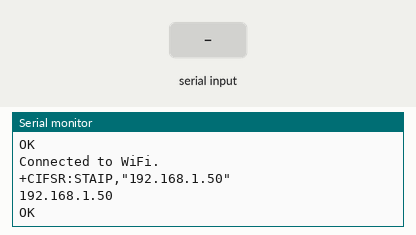
Recording of a sketch running on a simulated Arduino Mega 2560, built with avr-gcc and run on an emulated ATmega2560. Shown: the last lines printed to the serial monitor. The test bench sets the inputs (shaded band). The modem accepts every AT command (registered, SIM ready, sends succeed) and sends nothing else.

Above: at 13.2 s.
13.3 s: "1\n" received over the second serial link
15.5 s: "0\n" received over the second serial link
At 16.1 s:
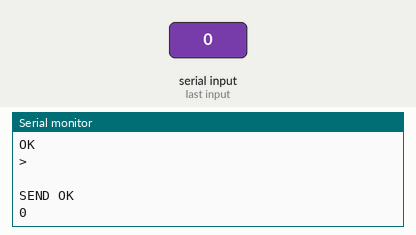
17.0 s: "2\n" received over the second serial link
At 18.5 s:
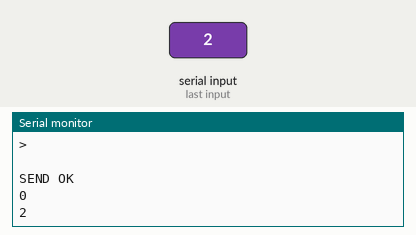
Timing chart, 0 to 20.0 s (numbered marks = the images above; inputs shaded):
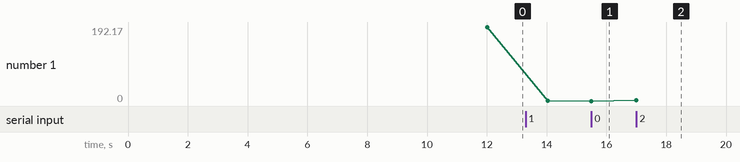

The sketch:

new_wifi.ino
```cpp
#define SSID        "Nabilla"
#define PASS        "jaimelepain" // My luggage has the same combination!
#define DEST_HOST   "retro.hackaday.com"
#define DEST_IP     "192.168.0.103"
#define DEST_PORT   "3000"
#define TIMEOUT     5000 // mS
#define CONTINUE    false
#define HALT        true

// #define ECHO_COMMANDS // Un-comment to echo AT+ commands to serial monitor

// Print error message and loop stop.
void errorHalt(String msg)
{
  Serial.println(msg);
  Serial.println("HALT");
  while(true){};
}

// Read characters from WiFi module and echo to serial until keyword occurs or timeout.
boolean echoFind(String keyword)
{
  byte current_char   = 0;
  byte keyword_length = keyword.length();

  // Fail if the target string has not been sent by deadline.
  long deadline = millis() + TIMEOUT;
  while(millis() < deadline)
  {
    if (Serial1.available())
    {
      char ch = Serial1.read();
      Serial.write(ch);
      if (ch == keyword[current_char])
        if (++current_char == keyword_length)
        {
          Serial.println();
          return true;
        }
    }
  }
  return false;  // Timed out
}

// Read and echo all available module output.
// (Used when we're indifferent to "OK" vs. "no change" responses or to get around firmware bugs.)
void echoFlush()
  {while(Serial1.available()) Serial.write(Serial1.read());}

// Echo module output until 3 newlines encountered.
// (Used when we're indifferent to "OK" vs. "no change" responses.)
void echoSkip()
{
  echoFind("\n");        // Search for nl at end of command echo
  echoFind("\n");        // Search for 2nd nl at end of response.
  echoFind("\n");        // Search for 3rd nl at end of blank line.
}

// Send a command to the module and wait for acknowledgement string
// (or flush module output if no ack specified).
// Echoes all data received to the serial monitor.
boolean echoCommand(String cmd, String ack, boolean halt_on_fail)
{
  Serial1.println(cmd);
  #ifdef ECHO_COMMANDS
    Serial.print("--"); Serial.println(cmd);
  #endif

  // If no ack response specified, skip all available module output.
  if (ack == "")
    echoSkip();
  else
    // Otherwise wait for ack.
    if (!echoFind(ack))          // timed out waiting for ack string
      if (halt_on_fail)
        errorHalt(cmd+" failed");// Critical failure halt.
      else
        return false;            // Let the caller handle it.
  return true;                   // ack blank or ack found
}

// Connect to the specified wireless network.
boolean connectWiFi()
{
  String cmd = "AT+CWJAP=\""; cmd += SSID; cmd += "\",\""; cmd += PASS; cmd += "\"";
  if (echoCommand(cmd, "OK", CONTINUE)) // Join Access Point
  {
    Serial.println("Connected to WiFi.");
    return true;
  }
  else
  {
    Serial.println("Connection to WiFi failed.");
    return false;
  }
}

// ******** SETUP ********
void setup()
{
  Serial.begin(115200);         // Communication with PC monitor via USB
  Serial1.begin(115200);        // Communication with ESP8266 via 5V/3.3V level shifter

  Serial1.setTimeout(TIMEOUT);
  Serial.println("ESP8266 Demo");

  delay(2000);

  echoCommand("AT+RST", "ready", HALT);    // Reset & test if the module is ready
  Serial.println("Module is ready.");
  echoCommand("AT+GMR", "OK", CONTINUE);   // Retrieves the firmware ID (version number) of the module.
  echoCommand("AT+CWMODE?","OK", CONTINUE);// Get module access mode.

  // echoCommand("AT+CWLAP", "OK", CONTINUE); // List available access points - DOESN't WORK FOR ME

  echoCommand("AT+CWMODE=1", "", HALT);    // Station mode
  echoCommand("AT+CIPMUX=1", "", HALT);    // Allow multiple connections (we'll only use the first).

  //connect to the wifi
  boolean connection_established = false;
  for(int i=0;i<5;i++)
  {
    if(connectWiFi())
    {
      connection_established = true;
      break;
    }
  }
  if (!connection_established) errorHalt("Connection failed");
  delay(5000);
  echoCommand("AT+CIFSR", "", HALT);         // Echo IP address. (Firmware bug - should return "OK".)
}

void loop()
{
  // Establish TCP connection
  String cmd = "AT+CIPSTART=0,\"TCP\",\"";
  cmd += DEST_IP;
  cmd += "\",";
  cmd += DEST_PORT;

  if (!echoCommand(cmd, "OK", CONTINUE)) return;
  delay(2000);

  // Get connection status
  if (!echoCommand("AT+CIPSTATUS", "OK", CONTINUE)) return;

  // Build HTTP request.
/*
  cmd = "GET /api/order/ HTTP/1.1\r\nHost: ";
  cmd += DEST_IP;
  cmd += ":";
  cmd += DEST_PORT;
  cmd += "\rContent-Type: application/json\r";
  cmd += "Cache-Control: no-cache";
  cmd += "\r\n\r\n";
*/

   cmd  = "POST /api/commands/ HTTP/1.1\r\nHost: ";
  cmd += DEST_IP;
  cmd += ":";
  cmd += DEST_PORT;
  cmd += "\rContent-Type: application/json\r";
  cmd += "Cache-Control: no-cache";
  cmd += "{\"distance\":\"7\",\"degree\":\"30\"}";
  cmd += "\r\n\r\n";

  Serial.print("arduino> ");
  Serial.println(cmd);
  // Ready the module to receive raw data
  if (!echoCommand("AT+CIPSEND=0,"+String(cmd.length()), ">", CONTINUE))
  {
    echoCommand("AT+CIPCLOSE", "", CONTINUE);
    Serial.println("Connection timeout.");
    return;
  }

  // Send the raw HTTP request
  echoCommand(cmd, "OK", CONTINUE);  // GET
/*
  cmd  = "POST /api/commands/ HTTP/1.1\rHost:";
  cmd += DEST_IP;
  cmd += ":";
  cmd += DEST_PORT;
  cmd += "\rContent-Type: application/json\r";
  cmd += "Cache-Control: no-cache";
  cmd += "{\"distance\":\"7\",\"degree\":\"30\"}";
  cmd += "\r\n\r\n";
*/
  // Loop forever echoing data received from destination server.
  while(true)
    while (Serial1.available())
      Serial.write(Serial1.read());

  errorHalt("ONCE ONLY");
}
```

Measured:
- after the input at 15.5 s, the serial monitor: prints a new line at once (image 1)
- after the input at 17.0 s, the serial monitor: prints a new line at once (image 2)
- plotted number 1: 192.17 → 1 after the input at 13.3 s, 1 → 0 after the input at 15.5 s, 0 → 2 after the input at 17.0 s
